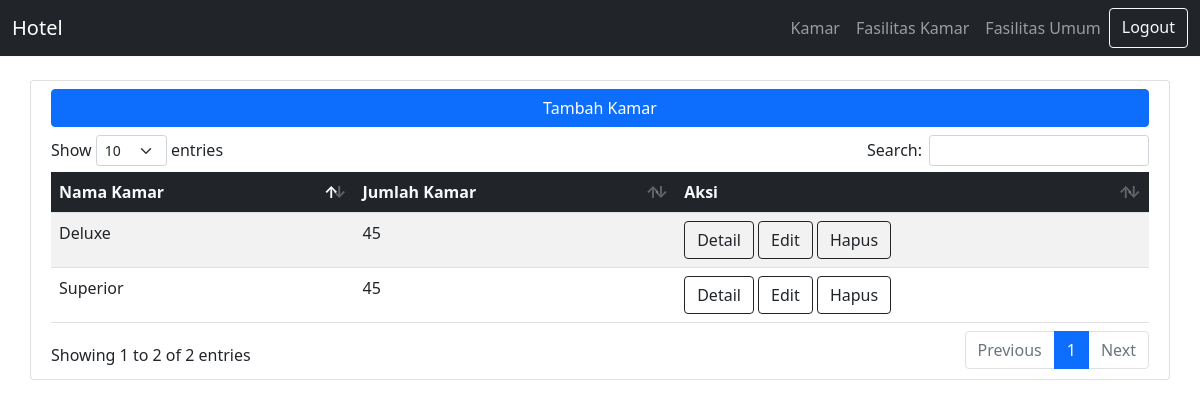
Page /admin/kamar.php on the committed database.
### tables this page shows
CREATE TABLE `kamar` (
  `id_kamar` int(11) NOT NULL,
  `nama_kamar` varchar(50) NOT NULL,
  `total_kamar` int(5) NOT NULL
);

### admin/kamar.php (the view, shortened to what this page needs)
<?php
$conn = mysqli_connect("localhost", "root", "", "hotel-hebat");
?>
<!DOCTYPE html>
<html lang="en">
<head>
  <link rel="stylesheet" href="../vendor/bootstrap.min.css">
  <link rel="stylesheet" href="../vendor/dataTables.bootstrap5.min.css">
</head>
<body style="margin-top: 80px;">
  <?php
  include './navbar.php'
  ?>
  <div class="card container">
    <div class="table-responsive p-2">
      <a href="tambah_kamar.php" class="btn btn-primary mb-2 d-block">Tambah Kamar</a>
      <table id="kamar" class="table table-striped" style="width:100%">
        <thead class="bg-dark text-light">
          <tr>
            <th>Nama Kamar</th>
            <th>Jumlah Kamar</th>
            <th>Aksi</th>
          </tr>
        </thead>
        <tbody>
          <?php
          $resultKamar = mysqli_query($conn, "SELECT * FROM kamar");
          ?>
          <?php while ($rowKamar = mysqli_fetch_assoc($resultKamar)) : ?>
            <tr>
              <td><?= $rowKamar['nama_kamar']; ?></td>
              <td><?= $rowKamar['total_kamar']; ?></td>
              <td>
                <a href="detail_kamar.php?id_kamar=<?= $rowKamar['id_kamar']; ?>" class="btn btn-outline-dark">Detail</a>
                <a href="edit_kamar.php?id_kamar=<?= $rowKamar['id_kamar']; ?>" class="btn btn-outline-dark">Edit</a>
                <a href="hapus_kamar.php?id_kamar=<?= $rowKamar['id_kamar']; ?>" class="btn btn-outline-dark">Hapus</a>
              </td>
            </tr>
          <?php endwhile; ?>
        </tbody>
      </table>
    </div>
  </div>
</body>
</html>

### rows in the picture
kamar: nama_kamar "Superior", total_kamar "45"
kamar: nama_kamar "Deluxe", total_kamar "45"
